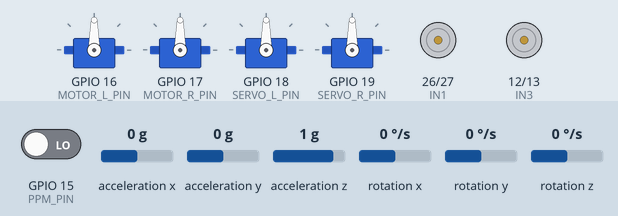
Simulated run of this sketch. Board: ESP32. Shown: 4 × servo, motor-driver pin pairs drawn as motors (green arrow = first pin HIGH = forward, orange = second pin HIGH = backward, longer = more drive, scaled by the enable pin). The test bench sets the inputs (shaded band); at power-on: rotation y 0 °/s, acceleration x 0 g, GPIO 15 (PPM_PIN) LOW, acceleration y 0 g, acceleration z 1 g, rotation x 0 °/s, rotation z 0 °/s.

Above: at 1.2 s.
1.3 s: rotation y set to -100 °/s
At 2.37 s:
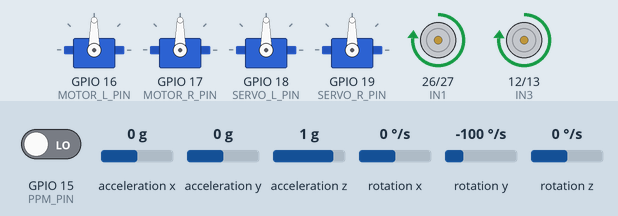
4.3 s: acceleration x set to 0.8 g
At 4.7 s:
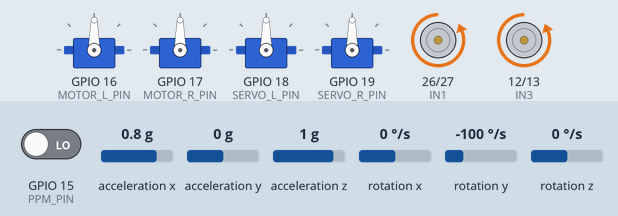
5.8 s: acceleration x set to 0 g
At 7.56 s:
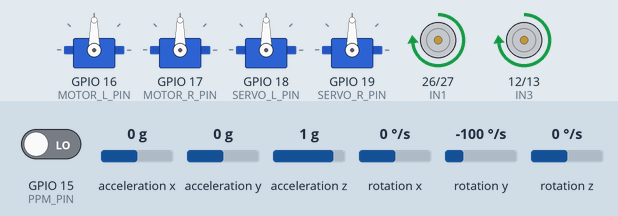
8.8 s: rotation y set to 100 °/s
11.8 s: rotation y set to 0 °/s
Timing chart, 0 to 14.8 s (numbered marks = the images above; inputs shaded):
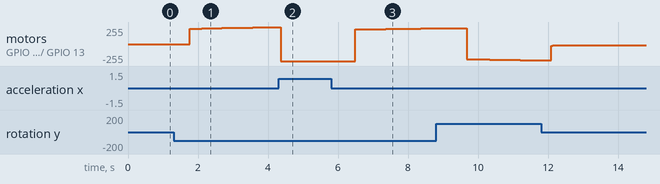

Measured:
- after the input at 1.3 s, motor on GPIO 26 (IN1) / GPIO 27 (IN2), motor on GPIO 12 (IN3) / GPIO 13 (IN4): moves from stopped to forward 255/255 over 2.4 s, starting after 0.47 s
- after the input at 4.3 s, motor on GPIO 26 (IN1) / GPIO 27 (IN2), motor on GPIO 12 (IN3) / GPIO 13 (IN4): forward 255/255 → backward 255/255 after 0.07 s
- after the input at 5.8 s, motor on GPIO 26 (IN1) / GPIO 27 (IN2), motor on GPIO 12 (IN3) / GPIO 13 (IN4): moves from backward 255/255 to forward 237/255 over 2.2 s, starting after 0.69 s

The sketch:

TurboX2_HybridBot.ino
```cpp
#include <Wire.h>
#include <MPU6050.h>
#include <ESP32Servo.h>

MPU6050 mpu;

// === PPM Receiver ===
#define PPM_PIN 15
#define CHANNELS 10
volatile uint16_t ppmVals[CHANNELS];
volatile uint8_t ppmIndex = 0;
volatile uint32_t lastRise = 0;

void IRAM_ATTR ppmISR();  // ISR declaration before use

// === Motor & Servo Pins ===
#define MOTOR_L_PIN 16
#define MOTOR_R_PIN 17
#define SERVO_L_PIN 18
#define SERVO_R_PIN 19

#define ENA 25
#define IN1 26
#define IN2 27
#define ENB 14
#define IN3 12
#define IN4 13

Servo motorL, motorR, servoL, servoR;

// === PID Variables ===
float setPtBot = 0, kPBot = 25, kIBot = 1, kDBot = 0.1;
float setPtB = 0, kPB = 1.5, kIB = 0, kDB = 0.05;
float errBot, intBot, prevErrBot, errB, intB, prevErrB;
unsigned long lastBot, lastB;

// === IMU & Angle ===
float pitch = 0, alpha = 0.96;

// === Setup ===
void setup() {
  Serial.begin(115200);
  Wire.begin(21, 22);
  mpu.initialize();
  if (!mpu.testConnection()) {
    Serial.println("MPU6050 failed!");
    while (1);
  }

  pinMode(PPM_PIN, INPUT);
  attachInterrupt(digitalPinToInterrupt(PPM_PIN), ppmISR, RISING);

  motorL.attach(MOTOR_L_PIN); motorR.attach(MOTOR_R_PIN);
  servoL.attach(SERVO_L_PIN); servoR.attach(SERVO_R_PIN);
  servoL.write(90); servoR.write(90);

  pinMode(ENA, OUTPUT); pinMode(IN1, OUTPUT); pinMode(IN2, OUTPUT);
  pinMode(ENB, OUTPUT); pinMode(IN3, OUTPUT); pinMode(IN4, OUTPUT);

  lastBot = lastB = millis();
}

// === Main Loop ===
void loop() {
  handleSerialTuning();
  updateAngle();

  uint16_t ch[CHANNELS];
  noInterrupts();
  memcpy(ch, (const void*)ppmVals, sizeof(ch));  // FIX: cast volatile
  interrupts();

  bool modeBicopter = ch[5] > 1500;  // Switch mode via Channel 6

  if (modeBicopter) {
    float pitchCmd = (ch[1] - 1500) / 10.0;
    int throttle = constrain(ch[2], 1000, 2000);
    float pid = computePid(pitchCmd - pitch, kPB, kIB, kDB, prevErrB, intB, lastB);
    runBicopter(throttle, pid);
  } else {
    float pid = computePid(setPtBot - pitch, kPBot, kIBot, kDBot, prevErrBot, intBot, lastBot);
    runBalancer(pid);
  }
}

// === PPM ISR ===
void IRAM_ATTR ppmISR() {
  uint32_t now = micros(), dur = now - lastRise;
  lastRise = now;
  if (dur > 3000) ppmIndex = 0;
  else if (ppmIndex < CHANNELS) ppmVals[ppmIndex++] = dur;
}

// === Angle Update (Complementary Filter) ===
void updateAngle() {
  int16_t ax, ay, az, gx, gy, gz;
  mpu.getMotion6(&ax, &ay, &az, &gx, &gy, &gz);
  float accPitch = atan2(ax, az) * 180.0 / PI;
  float gyroRate = gy / 131.0;
  float dt = (millis() - lastBot) / 1000.0;
  if (dt <= 0 || dt > 0.5) dt = 0.01;
  pitch = alpha * (pitch + gyroRate * dt) + (1 - alpha) * accPitch;
}

// === Generic PID ===
float computePid(float error, float kp, float ki, float kd, float &prevErr, float &integral, unsigned long &lastT) {
  unsigned long now = millis();
  float dt = (now - lastT) / 1000.0;
  if (dt <= 0 || dt > 0.5) dt = 0.01;
  integral += error * dt;
  float derivative = (error - prevErr) / dt;
  prevErr = error;
  lastT = now;
  return kp * error + ki * integral + kd * derivative;
}

// === Bicopter Control ===
void runBicopter(int throttle, float pid) {
  int mL = constrain(throttle + pid, 1000, 2000);
  int mR = constrain(throttle + pid, 1000, 2000);
  motorL.writeMicroseconds(mL);
  motorR.writeMicroseconds(mR);
  int tilt = constrain(map(pid, -60, 60, 60, 120), 60, 120);
  servoL.write(tilt); servoR.write(tilt);
}

// === Self-Balancing Bot Control ===
void runBalancer(float pidOut) {
  int pwm = constrain(abs(pidOut), 0, 255);
  if (pidOut > 0) driveForward(pwm);
  else driveBackward(pwm);
}

void driveForward(int pwm) {
  analogWrite(ENA, pwm); digitalWrite(IN1, HIGH); digitalWrite(IN2, LOW);
  analogWrite(ENB, pwm); digitalWrite(IN3, HIGH); digitalWrite(IN4, LOW);
}

void driveBackward(int pwm) {
  analogWrite(ENA, pwm); digitalWrite(IN1, LOW); digitalWrite(IN2, HIGH);
  analogWrite(ENB, pwm); digitalWrite(IN3, LOW); digitalWrite(IN4, HIGH);
}

// === Serial PID Tuning ===
void handleSerialTuning() {
  if (!Serial.available()) return;
  String cmd = Serial.readStringUntil('\n'); cmd.trim();
  if (cmd.length() == 0) return;

  String target = cmd.substring(0, cmd.indexOf(' '));
  cmd = cmd.substring(cmd.indexOf(' ') + 1);
  String param = cmd.substring(0, cmd.indexOf(' '));
  float val = cmd.substring(cmd.indexOf(' ') + 1).toFloat();

  if (target == "BOT") {
    if (param == "KP") kPBot = val;
    if (param == "KI") kIBot = val;
    if (param == "KD") kDBot = val;
    Serial.printf("[BOT PID] KP=%.2f, KI=%.2f, KD=%.2f\n", kPBot, kIBot, kDBot);
  } else if (target == "BICOPTER") {
    if (param == "KP") kPB = val;
    if (param == "KI") kIB = val;
    if (param == "KD") kDB = val;
    Serial.printf("[BICOPTER PID] KP=%.2f, KI=%.2f, KD=%.2f\n", kPB, kIB, kDB);
  }
}
```
